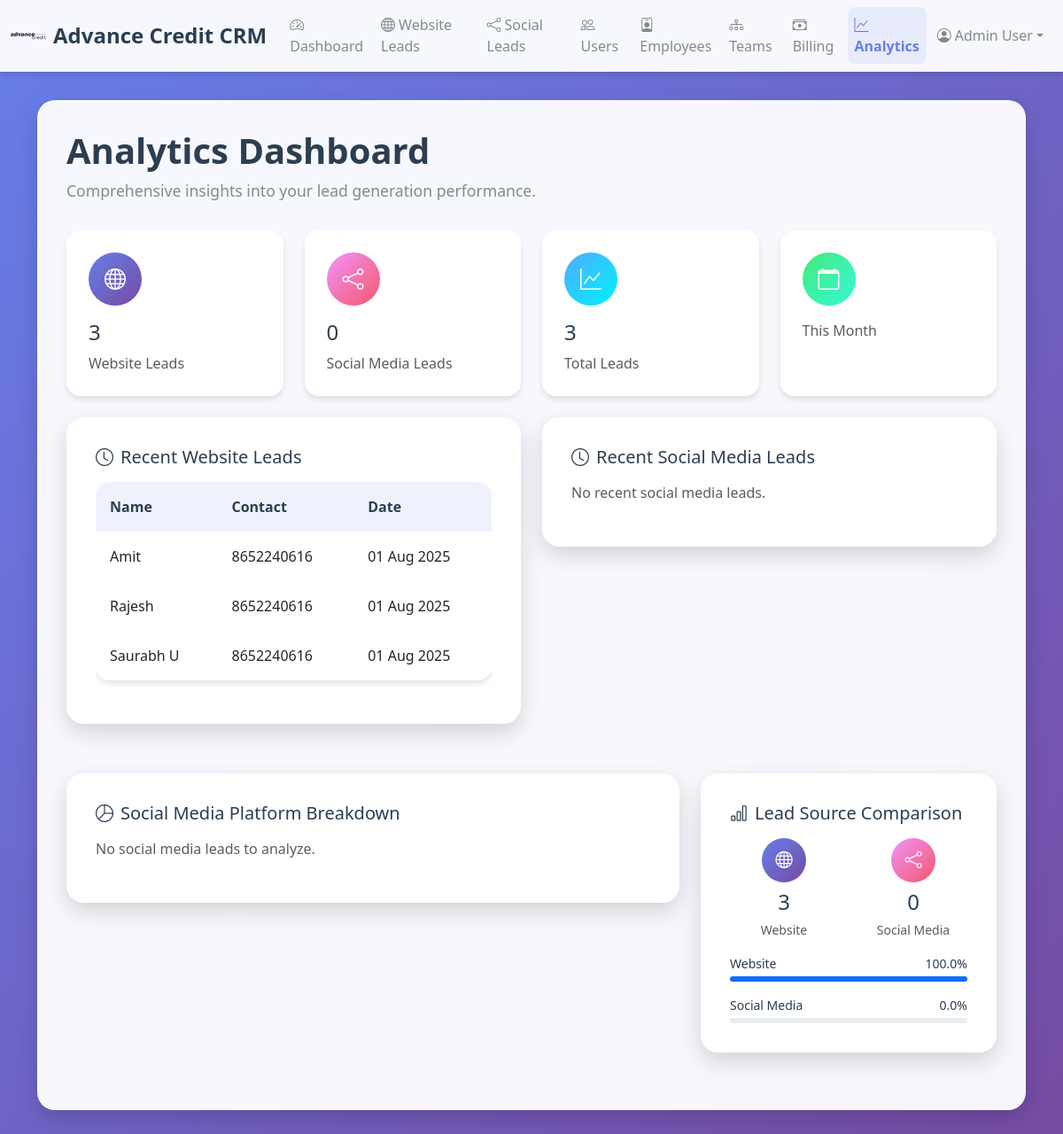
The page /crm/analytics (signed in) on the database its author committed.
### src/shared/crm_models.py (models this page shows)
class User(CRMBase):
    __tablename__ = "users"
    user_id = Column(Integer, primary_key=True, index=True)
    name = Column(String(128), nullable=False)
    email = Column(String(128), unique=True, nullable=False)
    phone = Column(String(32), unique=True, nullable=False)
    password_hash = Column(String(128), nullable=False)
    role = Column(String(32), default="employee")
    is_active = Column(Boolean, default=True)
    created_at = Column(DateTime, server_default=func.now())
    employee = relationship("Employee", back_populates="user", uselist=False)

class WebsiteLead(CRMBase):
    __tablename__ = "website_leads"
    lead_id = Column(Integer, primary_key=True, index=True)
    name = Column(String(128), nullable=False)
    contact = Column(String(64), nullable=False)
    email = Column(String(128))
    message = Column(Text)
    created_at = Column(DateTime, server_default=func.now())

### src/crm/routes.py (the view)
@router.get("/analytics", response_class=HTMLResponse)
def analytics_dashboard(request: Request, db: Session = Depends(get_db)):
    user_id = request.session.get("user_id")
    if not user_id:
        return RedirectResponse("/crm/unauthorized", status_code=status.HTTP_302_FOUND)
    user = db.query(User).filter(User.user_id == user_id).first()
    if not user or user.role != "admin":
        return RedirectResponse("/crm/unauthorized", status_code=status.HTTP_302_FOUND)
    website_leads_count = db.query(WebsiteLead).count()
    social_leads_count = db.query(SocialMediaLead).count()
    platform_counts = db.query(
        SocialMediaLead.platform_name,
        func.count(SocialMediaLead.lead_id)
    ).group_by(SocialMediaLead.platform_name).all()
    thirty_days_ago = datetime.now() - timedelta(days=30)
    recent_website_leads_count = db.query(WebsiteLead).filter(WebsiteLead.created_at >= thirty_days_ago).count()
    recent_social_leads_count = db.query(SocialMediaLead).filter(SocialMediaLead.created_at >= thirty_days_ago).count()
    recent_website_leads = db.query(WebsiteLead).order_by(WebsiteLead.created_at.desc()).limit(5).all()
    recent_social_leads = db.query(SocialMediaLead).order_by(SocialMediaLead.created_at.desc()).limit(5).all()
    total_leads = website_leads_count + social_leads_count
    platform_breakdown = {platform: count for platform, count in platform_counts}
    return templates.TemplateResponse("analytics.html", {
        "request": request,
        "website_leads_count": website_leads_count,
        "social_leads_count": social_leads_count,
        "total_leads": total_leads,
        "platform_breakdown": platform_breakdown,
        "recent_website_leads_count": recent_website_leads_count,
        "recent_social_leads_count": recent_social_leads_count,
        "recent_website_leads": recent_website_leads,
        "recent_social_leads": recent_social_leads
    })

### src/crm/templates/analytics.html (shortened to what this page needs)
{% extends 'base.html' %}
{% block content %}
<div class="glass-card">
    <h1 class="page-title">Analytics Dashboard</h1>
    <p class="page-subtitle">Comprehensive insights into your lead generation performance.</p>
    <div class="row g-4 mb-4">
        <div class="col-lg-3 col-md-6">
            <div class="stats-card">
                <div class="stats-icon primary">
                    <i class="bi bi-globe"></i>
                </div>
                <h3 class="h4 mb-2">{{ website_leads_count }}</h3>
                <p class="text-muted mb-0">Website Leads</p>
            </div>
        </div>
        <div class="col-lg-3 col-md-6">
            <div class="stats-card">
                <div class="stats-icon secondary">
                    <i class="bi bi-share"></i>
                </div>
                <h3 class="h4 mb-2">{{ social_leads_count }}</h3>
                <p class="text-muted mb-0">Social Media Leads</p>
            </div>
        </div>
        <div class="col-lg-3 col-md-6">
            <div class="stats-card">
                <div class="stats-icon success">
                    <i class="bi bi-graph-up"></i>
                </div>
                <h3 class="h4 mb-2">{{ total_leads }}</h3>
                <p class="text-muted mb-0">Total Leads</p>
            </div>
        </div>
        <div class="col-lg-3 col-md-6">
            <div class="stats-card">
                <div class="stats-icon warning">
                    <i class="bi bi-calendar"></i>
                </div>
                <p class="text-muted mb-0">This Month</p>
            </div>
        </div>
    </div>
    <div class="row mb-4">
        <div class="col-lg-6">
            <div class="glass-card">
                <h5 class="mb-3"><i class="bi bi-clock me-2"></i>Recent Website Leads</h5>
                {% if recent_website_leads %}
                <div class="table-responsive">
                    <table class="table table-modern">
                        <thead>
                            <tr>
                                <th>Name</th>
                                <th>Contact</th>
                                <th>Date</th>
                            </tr>
                        </thead>
                        <tbody>
                            {% for lead in recent_website_leads %}
                            <tr>
                                <td>{{ lead.name }}</td>
                                <td>{{ lead.contact }}</td>
                                <td>{{ lead.created_at.strftime('%d %b %Y') }}</td>
                            </tr>
                            {% endfor %}
                        </tbody>
                    </table>
                </div>
                {% else %}
                <p class="text-muted">No recent website leads.</p>
                {% endif %}
            </div>
        </div>
        <div class="col-lg-6">
            <div class="glass-card">
                <h5 class="mb-3"><i class="bi bi-clock me-2"></i>Recent Social Media Leads</h5>
                {% if recent_social_leads %}
                <div class="table-responsive">
                    <table class="table table-modern">
                        <thead>
                            <tr>
                                <th>Name</th>
                                <th>Platform</th>
                                <th>Date</th>
                            </tr>
                        </thead>
                        <tbody>
                            {% for lead in recent_social_leads %}
                            <tr>
                                <td>{{ lead.name }}</td>
                                <td>
                                    <span class="badge badge-modern bg-primary">{{ lead.platform_name }}</span>
                                </td>
                                <td>{{ lead.created_at.strftime('%d %b %Y') }}</td>
                            </tr>
                            {% endfor %}
                        </tbody>
                    </table>
                </div>
                {% else %}
                <p class="text-muted">No recent social media leads.</p>
                {% endif %}
            </div>
        </div>
    </div>
    <div class="row">
        <div class="col-lg-8">
            <div class="glass-card">
                <h5 class="mb-3"><i class="bi bi-pie-chart me-2"></i>Social Media Platform Breakdown</h5>
                {% if platform_breakdown %}
                <div class="table-responsive">
                    <table class="table table-modern">
                        <thead>
                            <tr>
                                <th>Platform</th>
                                <th>Leads</th>
                                <th>Percentage</th>
                                <th>Progress</th>
                            </tr>
                        </thead>
                        <tbody>
                            {% for platform, count in platform_breakdown.items() %}
                            {% set percentage = (count / social_leads_count * 100) if social_leads_count > 0 else 0 %}
                            <tr>
                                <td>
                                    <span class="badge badge-modern bg-primary">{{ platform }}</span>
                                </td>
                                <td><strong>{{ count }}</strong></td>
                                <td>{{ "%.1f"|format(percentage) }}%</td>
                                <td>
                                    <div class="progress" style="height: 8px;">
                                        <div class="progress-bar bg-primary" style="width: {{ percentage }}%"></div>
                                    </div>
                                </td>
                            </tr>
                            {% endfor %}
                        </tbody>
                    </table>
                </div>
                {% else %}
                <p class="text-muted">No social media leads to analyze.</p>
                {% endif %}
            </div>
        </div>
        <div class="col-lg-4">
            <div class="glass-card">
                <h5 class="mb-3"><i class="bi bi-bar-chart me-2"></i>Lead Source Comparison</h5>
                <div class="row text-center">
                    <div class="col-6">
                        <div class="stats-icon primary mb-2" style="width: 50px; height: 50px; font-size: 1.2rem; margin: 0 auto;">
                            <i class="bi bi-globe"></i>
                        </div>
                        <h4 class="mb-1">{{ website_leads_count }}</h4>
                        <small class="text-muted">Website</small>
                    </div>
                    <div class="col-6">
                        <div class="stats-icon secondary mb-2" style="width: 50px; height: 50px; font-size: 1.2rem; margin: 0 auto;">
                            <i class="bi bi-share"></i>
                        </div>
                        <h4 class="mb-1">{{ social_leads_count }}</h4>
                        <small class="text-muted">Social Media</small>
                    </div>
                </div>
                {% if total_leads > 0 %}
                <div class="mt-3">
                    <div class="d-flex justify-content-between mb-1">
                        <small>Website</small>
                        <small>{{ "%.1f"|format(website_leads_count / total_leads * 100) }}%</small>
                    </div>
                    <div class="progress mb-3" style="height: 6px;">
                        <div class="progress-bar bg-primary" style="width: {{ website_leads_count / total_leads * 100 }}%"></div>
                    </div>
                    <div class="d-flex justify-content-between mb-1">
                        <small>Social Media</small>
                        <small>{{ "%.1f"|format(social_leads_count / total_leads * 100) }}%</small>
                    </div>
                    <div class="progress" style="height: 6px;">
                    </div>
                </div>
                {% endif %}
            </div>
        </div>
    </div>
</div>
{% endblock %}

### src/crm/templates/base.html (shortened to what this page needs)
<!DOCTYPE html>
<html lang="en">
<head>
    <link href="https://cdn.jsdelivr.net/npm/bootstrap@5.3.0/dist/css/bootstrap.min.css" rel="stylesheet">
    <link href="https://cdn.jsdelivr.net/npm/bootstrap-icons@1.10.0/font/bootstrap-icons.css" rel="stylesheet">
</head>
<body>
    <div class="floating-shapes">
    </div>
    <nav class="navbar navbar-expand-lg">
        <div class="container-fluid">
            <a class="navbar-brand d-flex align-items-center" href="/crm/dashboard">
                <img src="/crm/static/ac-logo-1.svg" alt="Logo" width="40" height="40" class="me-2">
                Advance Credit CRM
            </a>
            <div class="collapse navbar-collapse" id="navbarNav">
                <ul class="navbar-nav me-auto">
                    <li class="nav-item">
                        <a class="nav-link {% if request.url.path == '/crm/dashboard' %}active{% endif %}" href="/crm/dashboard">
                            <i class="bi bi-speedometer2 me-1"></i>Dashboard
                        </a>
                    </li>
                    <li class="nav-item">
                        <a class="nav-link {% if request.url.path.startswith('/crm/website-leads') %}active{% endif %}" href="/crm/website-leads">
                            <i class="bi bi-globe me-1"></i>Website Leads
                        </a>
                    </li>
                    <li class="nav-item">
                        <a class="nav-link {% if request.url.path.startswith('/crm/social-leads') %}active{% endif %}" href="/crm/social-leads">
                            <i class="bi bi-share me-1"></i>Social Leads
                        </a>
                    </li>
                    <li class="nav-item">
                        <a class="nav-link {% if request.url.path.startswith('/crm/users') %}active{% endif %}" href="/crm/users">
                            <i class="bi bi-people me-1"></i>Users
                        </a>
                    </li>
                    <li class="nav-item">
                        <a class="nav-link {% if request.url.path.startswith('/crm/employees') %}active{% endif %}" href="/crm/employees">
                            <i class="bi bi-person-badge me-1"></i>Employees
                        </a>
                    </li>
                    <li class="nav-item">
                        <a class="nav-link {% if request.url.path.startswith('/crm/teams') %}active{% endif %}" href="/crm/teams">
                            <i class="bi bi-diagram-3 me-1"></i>Teams
                        </a>
                    </li>
                    <li class="nav-item">
                        <a class="nav-link {% if request.url.path.startswith('/crm/billing') %}active{% endif %}" href="/crm/billing">
                            <i class="bi bi-cash-stack me-1"></i>Billing
                        </a>
                    </li>
                    <li class="nav-item">
                        <a class="nav-link {% if request.url.path.startswith('/crm/analytics') %}active{% endif %}" href="/crm/analytics">
                            <i class="bi bi-graph-up me-1"></i>Analytics
                        </a>
                    </li>
                </ul>
                <ul class="navbar-nav">
                    {% if request.session.get('user_id') %}
                    <li class="nav-item dropdown">
                        <a class="nav-link dropdown-toggle d-flex align-items-center" href="#" data-bs-toggle="dropdown">
                            <i class="bi bi-person-circle me-1"></i>
                            {{ request.session.get('user_name', 'Profile') }}
                        </a>
                    </li>
                    {% else %}
                    <li class="nav-item">
                        <a class="nav-link" href="/crm/login"><i class="bi bi-box-arrow-in-right me-1"></i>Login</a>
                    </li>
                    {% endif %}
                </ul>
            </div>
        </div>
    </nav>
    <div class="main-container">
        <div class="container">
            {% block content %}{% endblock %}
        </div>
    </div>
</body>
</html>

### rows shown on the page
User: session.get "Admin User"
WebsiteLead: name "Amit", contact "8652240616", created_at "01 Aug 2025"
WebsiteLead: name "Rajesh", contact "8652240616", created_at "01 Aug 2025"
WebsiteLead: name "Saurabh U", contact "8652240616", created_at "01 Aug 2025"

### other values the page prints
{{ website_leads_count }} "3"
{{ social_leads_count }} "0"
{{ total_leads }} "3"
{{ "%.1f"|format(website_leads_count / total_leads * 100) }} "100.0"
{{ "%.1f"|format(social_leads_count / total_leads * 100) }} "0.0"
